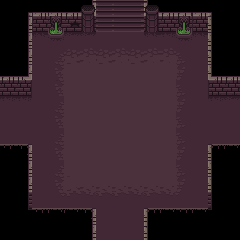

Rendered tile map (Tiled .tmx) drawn with the repository's tilesets; below, a short description and the map source with its tile grids summarised:
An orthogonal 15x15 tile map with 16x16 px tiles, 2 tile layers (Capa de Patrones 1, Capa de patrones 2).

<map version="1.0" tiledversion="1.1.3" orientation="orthogonal" renderorder="right-down" width="15" height="15" tilewidth="16" tileheight="16" infinite="0" nextobjectid="1">
 <tileset firstgid="1" name="0x72_16x16DungeonTileset.v4" tilewidth="16" tileheight="16" tilecount="256" columns="16">
  <image source="0x72_16x16DungeonTileset.v4.png" width="256" height="256" />
 </tileset>
 <layer name="Capa de Patrones 1" width="15" height="15">
  <data>[225 cells, 145 non-empty, 19 distinct tile ids]</data>
 </layer>
 <layer name="Capa de patrones 2" width="15" height="15">
  <data>[225 cells, 56 non-empty, 27 distinct tile ids]</data>
 </layer>
</map>
